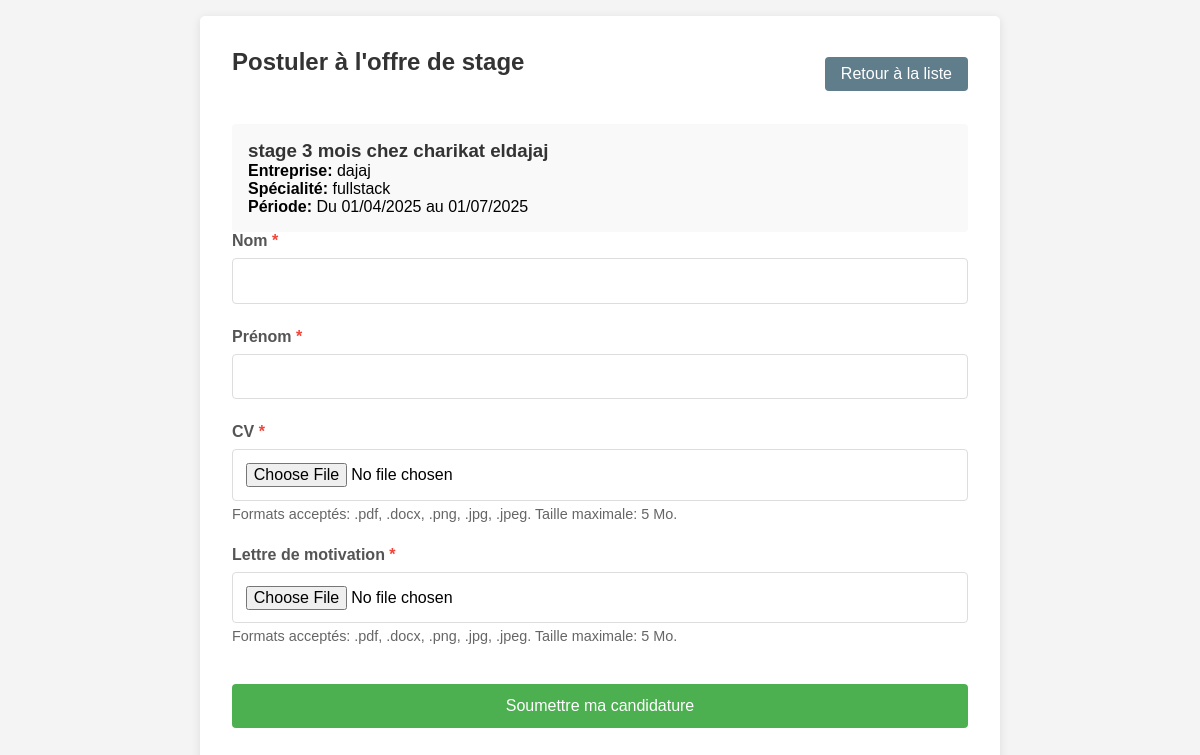
Page /index.php?page=postuler_offre&id=1 (signed in) on the committed database.
### tables this page shows
CREATE TABLE `offres_stage` (
  `id` int(11) NOT NULL,
  `titre` varchar(255) NOT NULL,
  `description` text,
  `date_debut` date DEFAULT NULL,
  `date_fin` date DEFAULT NULL,
  `entreprise_id` int(11) DEFAULT NULL,
  `specialite` varchar(255) DEFAULT NULL,
  `date_creation` datetime NOT NULL
);

CREATE TABLE `entreprises` (
  `id` int(11) NOT NULL,
  `nom` varchar(255) NOT NULL,
  `adresse` varchar(255) DEFAULT NULL,
  `email` varchar(255) DEFAULT NULL
);

### controllers/OffreController.php (called while the page is built, shortened)
<?php
require_once 'models/OffreModel.php';
class OffreController {
    private $offreModel;
    public function __construct() {
        $this->offreModel = new OffreModel();
    }
    public function postuler($id) {
        $offre = $this->offreModel->getOffreById($id);
        include 'views/offre/form_candidature.php';
    }
}

### models/Database.php (called while the page is built)
<?php
class Database {
    private static $instance = null;
    private $conn;
    private function __construct() {
        $host = 'localhost';
        $db   = 'kéké';
        $user = 'root';
        $pass = '';
        $charset = 'utf8';
        $dsn = "mysql:host=$host;dbname=$db;charset=$charset";
        $options = [
            PDO::ATTR_ERRMODE            => PDO::ERRMODE_EXCEPTION,
            PDO::ATTR_DEFAULT_FETCH_MODE => PDO::FETCH_ASSOC,
            PDO::ATTR_EMULATE_PREPARES   => false,
        ];
        try {
            $this->conn = new PDO($dsn, $user, $pass, $options);
        } catch (PDOException $e) {
            throw new PDOException($e->getMessage(), (int)$e->getCode());
        }
    }
    public static function getInstance() {
        if (self::$instance == null) {
            self::$instance = new Database();
        }
        return self::$instance;
    }
    public function getConnection() {
        return $this->conn;
    }
}
?>

### models/OffreModel.php (called while the page is built, shortened)
<?php
require_once 'models/Database.php';
class OffreModel {
    private $db;
    public function __construct() {
        $this->db = Database::getInstance()->getConnection();
    }
    public function getOffreById($id) {
        $query = "SELECT o.*, e.nom as entreprise_nom, COUNT(c.id) as candidature_count
                 FROM offres_stage o
                 LEFT JOIN entreprises e ON o.entreprise_id = e.id
                 LEFT JOIN candidatures c ON o.id = c.offre_stage_id
                 WHERE o.id = :id
                 GROUP BY o.id";
        $stmt = $this->db->prepare($query);
        $stmt->execute(['id' => $id]);
        return $stmt->fetch();
    }
}
?>

### views/offre/form_candidature.php (the view, shortened to what this page needs)
<!DOCTYPE html>
<html lang="fr">
<head>
    <link rel="stylesheet" href="../../public/css/style.css">
</head>
<body>
    <div class="container">
        <div class="header">
            <h2>Postuler à l'offre de stage</h2>
            <a href="index.php?page=liste_offre" class="btn">Retour à la liste</a>
        </div>
        <div class="offer-details">
            <h3><?php echo htmlspecialchars($offre['titre']); ?></h3>
            <p><strong>Entreprise:</strong> <?php echo htmlspecialchars($offre['entreprise_nom']); ?></p>
            <p><strong>Spécialité:</strong> <?php echo htmlspecialchars(isset($offre['specialite']) && $offre['specialite'] ? $offre['specialite'] : 'Non précisé'); ?></p>
            <p><strong>Période:</strong> Du <?php echo isset($offre['date_debut']) && $offre['date_debut'] ? date('d/m/Y', strtotime($offre['date_debut'])) : 'Non précisé'; ?> au <?php echo isset($offre['date_fin']) && $offre['date_fin'] ? date('d/m/Y', strtotime($offre['date_fin'])) : 'Non précisé'; ?></p>
        </div>
        <form action="index.php?page=soumettre_candidature&id=<?php echo $offre['id']; ?>" method="POST" enctype="multipart/form-data">
            <div class="form-group">
                <label for="nom">Nom <span class="required">*</span></label>
                <input type="text" id="nom" name="nom" required>
            </div>
            <div class="form-group">
                <label for="prenom">Prénom <span class="required">*</span></label>
                <input type="text" id="prenom" name="prenom" required>
            </div>
            <div class="form-group">
                <label for="cv">CV <span class="required">*</span></label>
                <input type="file" id="cv" name="cv" required>
                <div class="info-text">Formats acceptés: .pdf, .docx, .png, .jpg, .jpeg. Taille maximale: 5 Mo.</div>
            </div>
            <div class="form-group">
                <label for="lettre_motivation">Lettre de motivation <span class="required">*</span></label>
                <input type="file" id="lettre_motivation" name="lettre_motivation" required>
                <div class="info-text">Formats acceptés: .pdf, .docx, .png, .jpg, .jpeg. Taille maximale: 5 Mo.</div>
            </div>
            <div class="form-group">
                <button type="submit" class="btn-submit">Soumettre ma candidature</button>
            </div>
        </form>
    </div>
</body>
</html>

### public/css/style.css (style rules this page uses)
* { box-sizing: border-box; margin: 0; padding: 0; }
body { font-family: Arial, sans-serif; background-color: #f4f4f4; display: flex; justify-content: center; align-items: center; height: 100vh; }
h2 { color: #333; margin-bottom: 1.5rem; text-align: center; }
.form-group { margin-bottom: 1rem; }
label { display: block; margin-bottom: 0.5rem; font-weight: bold; color: #555; }
input[type="text"], input[type="password"] { width: 100%; padding: 0.8rem; border: 1px solid #ddd; border-radius: 4px; font-size: 1rem; }
button { background-color: #4CAF50; border: none; color: white; padding: 0.8rem; width: 100%; border-radius: 4px; cursor: pointer; font-size: 1rem; margin-top: 1rem; transition: background-color 0.3s; }

### views/offre/form_candidature.php (style rules this page uses)
.container { background-color: white; border-radius: 5px; box-shadow: 0 2px 10px rgba(0, 0, 0, 0.1); padding: 2rem; width: 100%; max-width: 800px; margin: 0 auto; }
.header { display: flex; justify-content: space-between; align-items: center; margin-bottom: 1.5rem; }
.btn { background-color: #607D8B; padding: 0.5rem 1rem; color: white; text-decoration: none; border-radius: 4px; display: inline-block; }
.form-group { margin-bottom: 1.5rem; }
label { display: block; margin-bottom: 0.5rem; font-weight: bold; }
input[type="text"], input[type="email"], input[type="file"], textarea { width: 100%; padding: 0.8rem; border: 1px solid #ddd; border-radius: 4px; font-size: 1rem; }
.info-text { color: #666; font-size: 0.9rem; margin-top: 0.3rem; }
.btn-submit { background-color: #4CAF50; border: none; color: white; padding: 0.8rem 1.5rem; font-size: 1rem; border-radius: 4px; cursor: pointer; }
.required { color: #F44336; }
.offer-details { background-color: #f9f9f9; padding: 1rem; border-radius: 4px; margin-bottom: a,5rem; }
.offer-details h3 { margin-top: 0; color: #333; }

### rows in the picture
offres_stage: titre "stage 3 mois chez charikat eldajaj", entreprise.nom "dajaj", specialite "fullstack", date_debut "01/04/2025", date_fin "01/07/2025"
